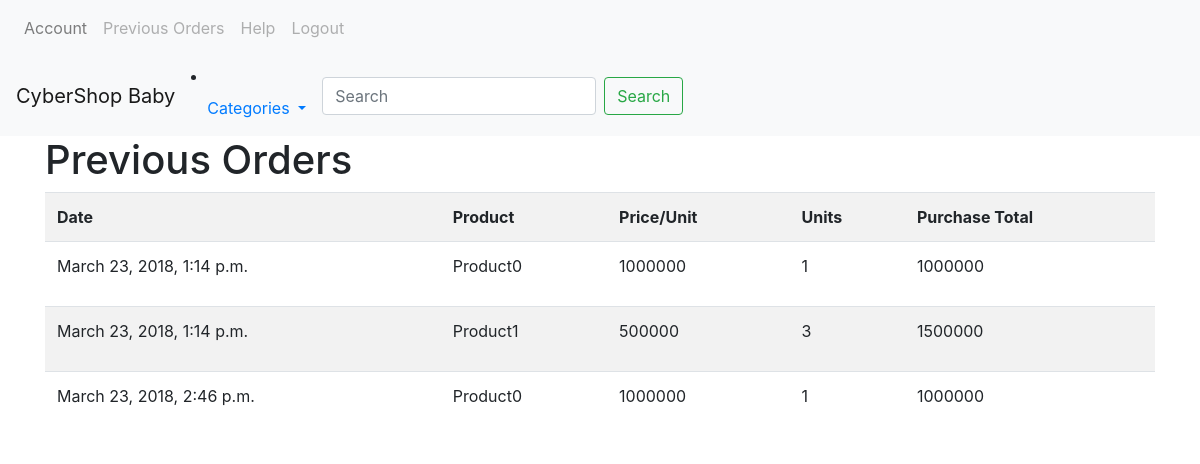
The page /accounts/prev_orders/ (signed in) on the database its author committed.
### shop/models.py (models this page shows, shortened)
class BuyReceipt(models.Model):
	owner = models.ForeignKey(User, on_delete=models.CASCADE)
	product = models.CharField(max_length=200)
	price = models.PositiveIntegerField()
	units = models.PositiveIntegerField()
	total = models.PositiveIntegerField()
	date_bought = models.DateTimeField(auto_now=True)
	cc_num = models.PositiveIntegerField()

### accounts/views.py (the view)
@login_required
def prev_orders(request):
	prevOrders = BuyReceipt.objects.filter(owner=request.user)
	args = {'prevOrders': prevOrders}
	return render(request, 'accounts/prev_orders.html', args)

### templates/accounts/prev_orders.html (shortened to what this page needs)
{% extends 'base.html' %}
{% block body %}
	<div class="container">
		<h1>Previous Orders</h1>
		<table class="table table-condensed table-striped table-hover">
	    <tr>
	      <th>Date</th>
	      <th>Product</th>
	      <th>Price/Unit</th>
	      <th>Units</th>
	      <th>Purchase Total</th>
	    </tr>
		{% for order in prevOrders %}
			<tr>
				<td><p>{{ order.date_bought }}</p></td>
				<td><p>{{ order.product }}</p></td>
				<td><p>{{ order.price }}</p></td>
				<td><p>{{ order.units }}</p></td>
				<td><p>{{ order.total }}</p></td>
			</tr>
		{% endfor %}
	</div>
{% endblock %}

### rows shown on the page
BuyReceipt: date_bought "March 23, 2018, 1:14 p.m.", product "Product0", price "1000000", units "1", total "1000000"
BuyReceipt: date_bought "March 23, 2018, 1:14 p.m.", product "Product1", price "500000", units "3", total "1500000"
BuyReceipt: date_bought "March 23, 2018, 2:46 p.m.", product "Product0", price "1000000", units "1", total "1000000"
